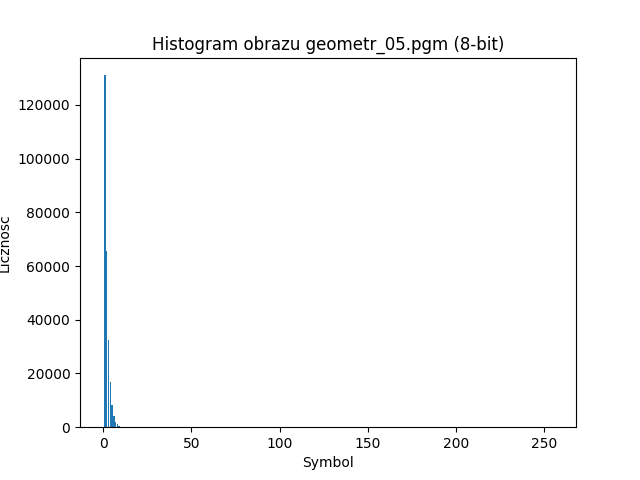
#> input picture tests/outputs/geometr_05.png, 640 x 480 px, given in place of geometr_05.pgm, which was not available
$ python histogram_tests.py
#> lines starting #> are read from the running program, lines starting #| are printed output that depends on the picture; pictures that were not available may be replaced by others from this repository, and a replacement may not be noted
### histogram/histogram.py
import numpy as np
from PIL import Image

def histogram(data_path, alphabet_size=None):
    """
    data: 1D array / bytes / list
    alphabet_size: eg. 256 for bytes (optional)
    """
    img = Image.open(data_path)
    data = np.asarray(img)
    data = data.ravel().astype(np.int64)

    if alphabet_size is None:
        values, counts = np.unique(data, return_counts=True)
        hist = dict(zip(values, counts))
    else:
        hist = np.bincount(data, minlength=alphabet_size)

    return hist

### tests/histogram_tests.py
import numpy as np
from PIL import Image
import matplotlib.pyplot as plt
from entropy.entropy import shannon_entropy
from histogram.histogram import histogram

distr_dir_path = "data/rozklady_testowe/"
distr_data_set = [
    "geometr_05.pgm", "geometr_09.pgm", "geometr_099.pgm", "laplace_10.pgm", "laplace_20.pgm", "laplace_30.pgm",
    "normal_10.pgm", "normal_30.pgm", "normal_50.pgm", "uniform.pgm"
]

image_dir_path = "data/obrazy_testowe/"
image_data_set = [
    "barbara.pgm", "boat.pgm", "chronometer.pgm", "lena.pgm", "mandril.pgm", "peppers.pgm"
]

#########################################################
# Wizualizacja histogramu
#########################################################

def plot_histogram(hist, title, hist_name):
    plt.figure()
    plt.bar(range(len(hist)), hist)
    plt.title(title)
    plt.xlabel("Symbol")
    plt.ylabel("Liczność")
    plt.savefig(hist_name)

img_paths = []
img_names = []
for distr in distr_data_set:
    img_names.append(distr)
    img_paths.append(distr_dir_path + distr)

for img in image_data_set:
    img_names.append(img)
    img_paths.append(image_dir_path + img)


for image_idx in range(len(img_names)):
    hist_img = histogram(img_paths[image_idx], alphabet_size=256)
#> in histogram, img is the input picture: PIL image 640x480 RGBA; mean R, G, B, A 250.1, 250.4, 250.6, 255
#> in histogram, `hist = np.bincount(data, minlength=alphabet_size)`: hist = 256 values, max 1193973 at index 255, min 0 at index 178, mean 4800
#> hist_img has the same summary as hist in histogram
    hist_name_path = "tests/outputs/" + img_names[image_idx][:-4] + ".png"
    org_name = img_names[image_idx]

    plot_histogram(hist_img, f"Histogram obrazu {org_name} (8-bit)", hist_name_path)
#> in plot_histogram, `plt.savefig(hist_name)`:
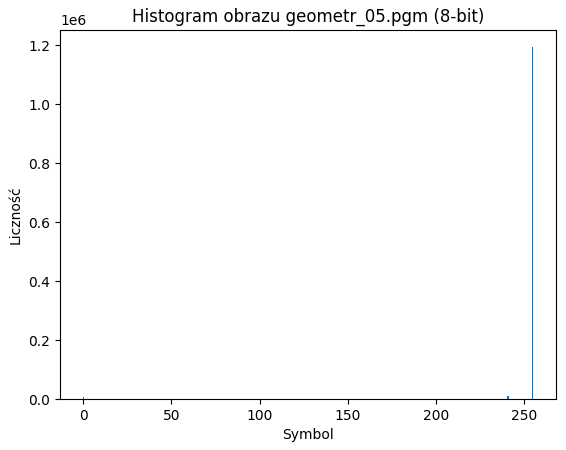
#> figure drawn by matplotlib, 1 panel; tallest bar 1193973 high, from x = 254.6 to 255.4

    image_idx += 1
#> pass 2 of the loop `for image_idx in range(len(img_names)):`:
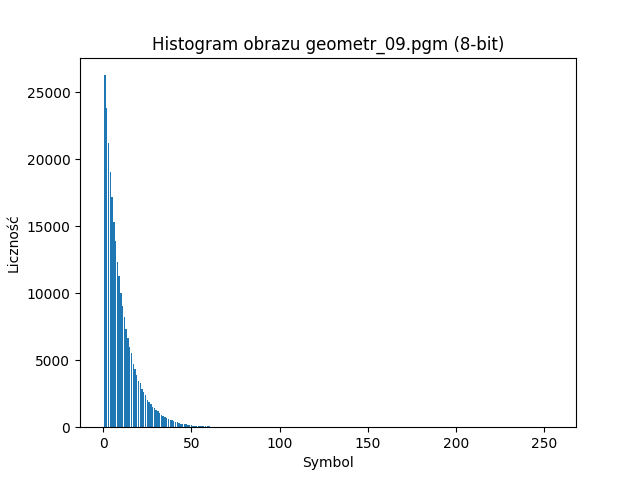
#> input picture tests/outputs/geometr_09.png, 640 x 480 px, given in place of geometr_09.pgm, which was not available
#> in histogram, img is the input picture: PIL image 640x480 RGBA; mean R, G, B, A 247.5, 248.9, 249.9, 255
#> hist = 256 values, max 1183809 at index 255, min 0 at index 178, mean 4800
#> hist_img has the same summary as hist in histogram
#> in plot_histogram (call 2), `plt.savefig(hist_name)`:
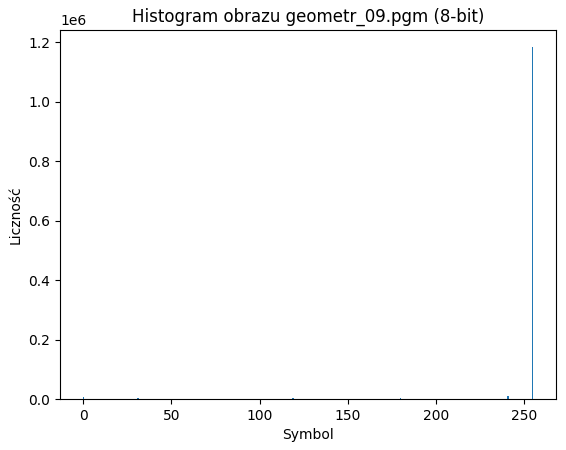
#> figure drawn by matplotlib, 1 panel; tallest bar 1183809 high, from x = 254.6 to 255.4
#> pass 3 of the loop `for image_idx in range(len(img_names)):`:
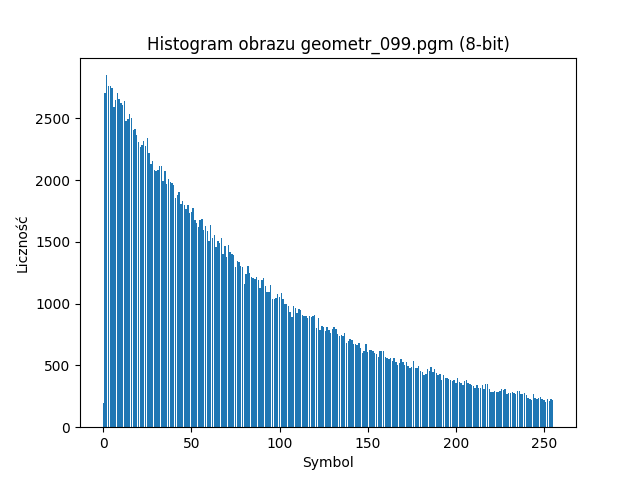
#> input picture tests/outputs/geometr_099.png, 640 x 480 px, given in place of geometr_099.pgm, which was not available
#> in histogram, img is the input picture: PIL image 640x480 RGBA; mean R, G, B, A 217.9, 231, 240, 255
#> hist = 256 values, max 1063056 at index 255, min 0 at index 166, mean 4800
#> hist_img has the same summary as hist in histogram
#> in plot_histogram (call 3), `plt.savefig(hist_name)`:
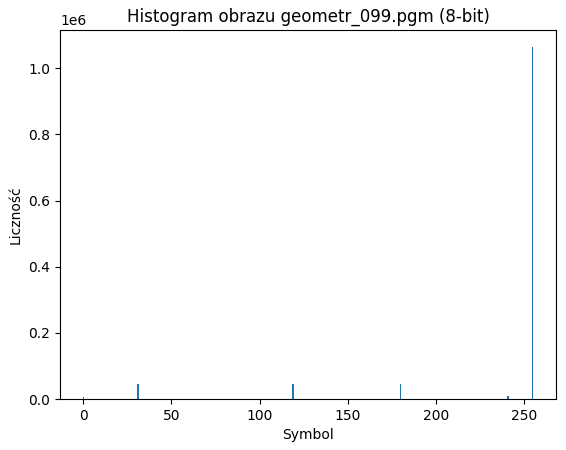
#> figure drawn by matplotlib, 1 panel; tallest bar 1063056 high, from x = 254.6 to 255.4
#> (the run stopped early here; a loop or call above may not have finished)
